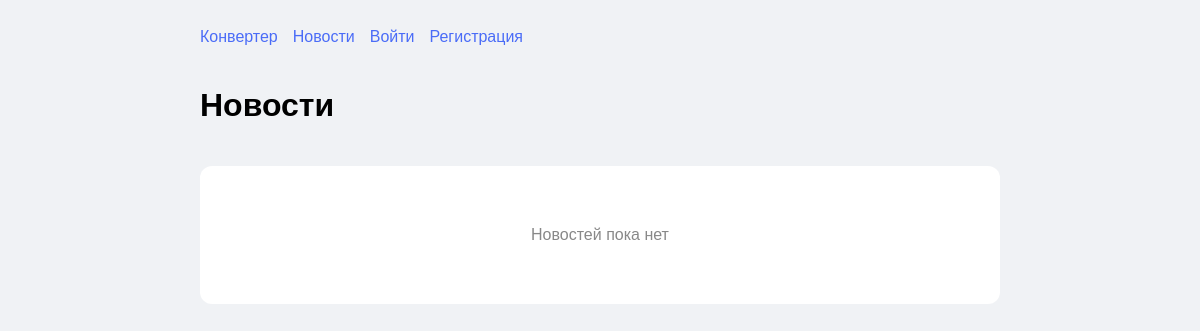
Before: /news/ with the older database file.
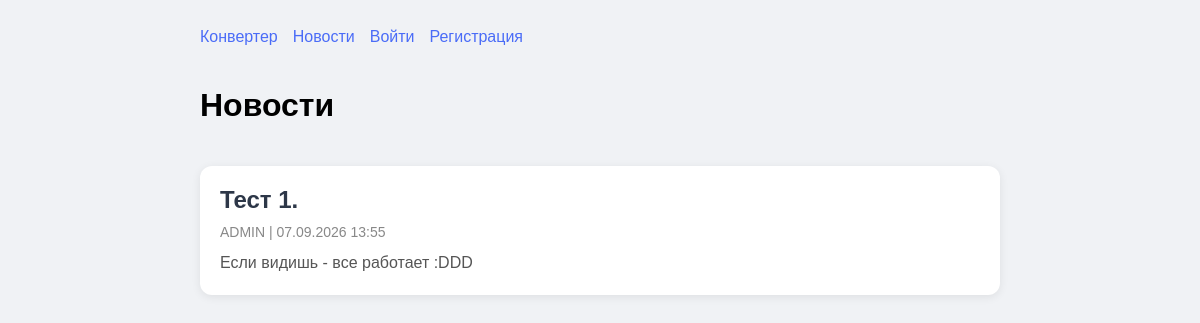
After: the same page with the newer database file.
### news/models.py (models this page shows, shortened)
class News(models.Model):
    title = models.CharField('Заголовок', max_length=200)
    content = models.TextField('Содержание')
    image = models.ImageField('Изображение', upload_to='news/', blank=True, null=True)
    author = models.ForeignKey(settings.AUTH_USER_MODEL, on_delete=models.SET_NULL, null=True, related_name='news')
    created_at = models.DateTimeField('Дата создания', auto_now_add=True)
    updated_at = models.DateTimeField('Дата обновления', auto_now=True)
    is_published = models.BooleanField('Опубликовано', default=True)
    class Meta:
        verbose_name = 'Новость'
        verbose_name_plural = 'Новости'
        ordering = ['-created_at']

### news/views.py (the view)
# urls.py: path('', views.news_list, name='list'),
def news_list(request):
    news_list = News.objects.filter(is_published=True).order_by('-created_at')
    paginator = Paginator(news_list, 5)
    page_number = request.GET.get('page')
    page_obj = paginator.get_page(page_number)
    return render(request, 'news/list.html', {'page_obj': page_obj})

### news/templates/news/list.html (shortened to what this page needs)
<!DOCTYPE html>
<html>
<head>
</head>
<body>
    <div class="container">
        <div class="nav">
            <a href="/">Конвертер</a>
            <a href="/news/">Новости</a>
            {% if user.is_authenticated %}
                <a href="/users/profile/">Профиль</a>
                <a href="/users/logout/">Выйти</a>
            {% else %}
                <a href="/users/login/">Войти</a>
                <a href="/users/register/">Регистрация</a>
            {% endif %}
        </div>
        <div class="header">
            <h1>Новости</h1>
        </div>
        <div class="news-list">
            {% for item in page_obj %}
                <div class="news-card">
                    <h2><a href="{% url 'news:detail' item.id %}">{{ item.title }}</a></h2>
                    <div class="meta">{{ item.author.username }} | {{ item.created_at|date:"d.m.Y H:i" }}</div>
                    <div class="content">{{ item.content|truncatewords:30 }}</div>
                </div>
            {% empty %}
                <div class="empty">Новостей пока нет</div>
            {% endfor %}
        </div>
    </div>
</body>
</html>

Changed rows visible on the page:
added News: title "Тест 1.", author.username "ADMIN", created_at "07.09.2026 13:55", content "Если видишь - все работает :DDD"
Other visible differences:
text no longer shown: "Новостей пока нет"
